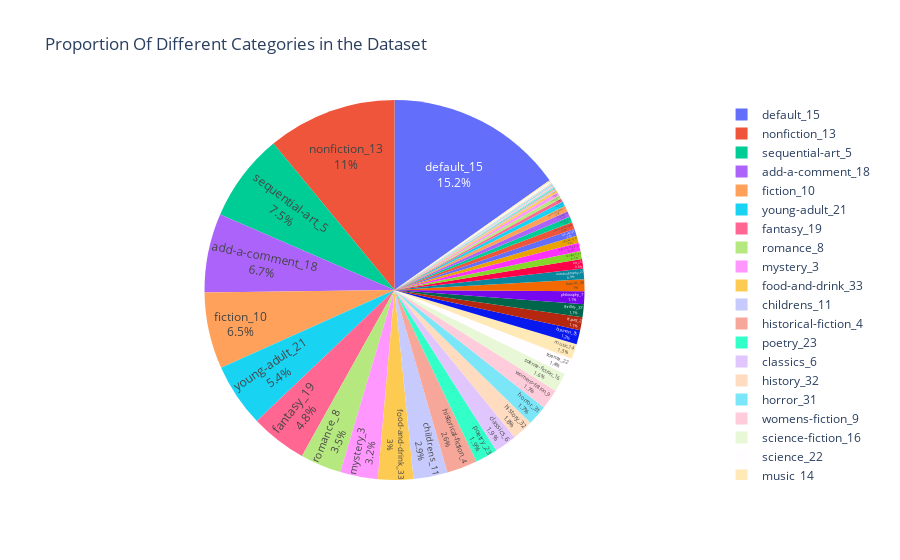

The code cell stored with this chart in its notebook:
### Markdown cell above
Data is not distributed normally due to artificially created dataset/

### Code cell
#We may check Proportion Of Different Categories
fig = ex.pie(data,names='product_category',title='Proportion Of Different Categories in the Dataset',hover_data=['product_category'])
fig.update_traces(textposition='inside', textinfo='percent+label')
fig.show()

### Figure 1 — Plotly figure (JSON) as saved in the notebook; plotly's stock layout.template omitted (floating-point values rounded to 4 significant figures; data arrays with more than 128 entries replaced by an {"elided": "..."} marker saying what was removed)
{"data": [{"customdata": {"elided": "1000x1 str values"}, "domain": {"x": [0, 1], "y": [0, 1]}, "hovertemplate": "product_category=%{customdata[0]}<extra></extra>", "labels": {"elided": "1000 str values"}, "legendgroup": "", "name": "", "showlegend": true, "textinfo": "percent+label", "textposition": "inside", "type": "pie"}], "layout": {"legend": {"tracegroupgap": 0}, "title": {"text": "Proportion Of Different Categories in the Dataset"}}}
